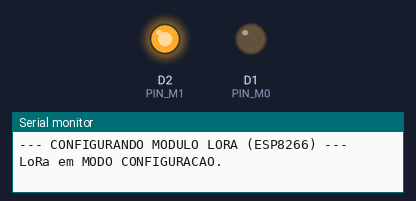
Recording of a sketch running on a simulated ESP8266 (NodeMCU). On the bench: output pins drawn as LEDs (lit = HIGH), the last lines printed to the serial monitor.

Above: at 0.1 s.
At 2.2 s:
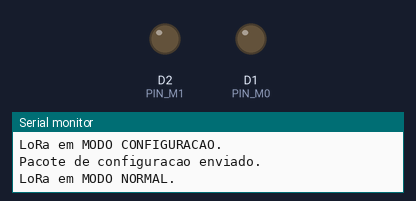
Timing chart, 0 to 3.7 s (numbered marks = the images above):
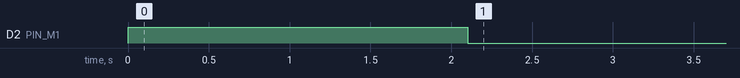

The sketch:

teste_base_esp.ino
```cpp
#include <SoftwareSerial.h>

// Pinos
#define LORA_TX_PIN D6
#define LORA_RX_PIN D7
#define PIN_AUX D5
#define PIN_M0  D1
#define PIN_M1  D2

SoftwareSerial loraSerial(LORA_RX_PIN, LORA_TX_PIN); // RX, TX

// Função para definir o modo do módulo
void setLoraMode(int mode) {
  if (mode == 0) { // Modo Normal
    digitalWrite(PIN_M0, LOW);
    digitalWrite(PIN_M1, LOW);
    Serial.println("LoRa em MODO NORMAL.");
  } else if (mode == 2) { // Modo Configuração
    digitalWrite(PIN_M0, LOW);
    digitalWrite(PIN_M1, HIGH);
    Serial.println("LoRa em MODO CONFIGURACAO.");
  }
}

void setup() {
  Serial.begin(115200);
  while (!Serial) {};

  pinMode(PIN_M0, OUTPUT);
  pinMode(PIN_M1, OUTPUT);
  pinMode(PIN_AUX, INPUT);

  loraSerial.begin(9600); // A configuração é sempre feita a 9600 bps [cite: 327]

  Serial.println("\n--- CONFIGURANDO MODULO LORA (ESP8266) ---");

  // 1. Entra no modo de configuração
  setLoraMode(2);
  delay(100); // Pequena pausa para o módulo trocar de modo

  // 2. Monta o pacote de configuração baseado no manual
  // Comando: C0 (Salvar) + Endereço Inicial (00h) + Tamanho (6 bytes) + Parâmetros...
  byte config_packet[] = {
    0xC0, // Comando: Salvar configuração permanentemente [cite: 328]
    0x00, // Endereço inicial do registro: 00H [cite: 328]
    0x06, // Tamanho: Vamos configurar 6 bytes [cite: 328]
    0x00, // ADDH: Endereço do módulo (Byte alto) = 0 [cite: 335]
    0x00, // ADDL: Endereço do módulo (Byte baixo) = 0 [cite: 335]
    0x00, // NETID: ID da Rede = 0 [cite: 335]
    0x62, // REG0: UART 9600bps, Air Rate 2.4kbps [cite: 339]
    0x00, // REG1: Potência 30dBm (padrão) [cite: 339]
    0x41  // REG2: Canal para 915 MHz [cite: 339]
  };

  // 3. Envia o pacote de configuração pela serial
  loraSerial.write(config_packet, sizeof(config_packet));
  Serial.println("Pacote de configuracao enviado.");

  delay(2000); // Espera o módulo processar e salvar

  // 4. Volta para o modo normal
  setLoraMode(0);
  delay(200);

  Serial.println("--- CONFIGURACAO CONCLUIDA ---");
  Serial.println("ESP8266 pronto para enviar LoRa!");
}

void loop() {
  String mensagem = "Ola Raspberry Pi, aqui eh a Base ESP8266!";

  // Usar write em vez de println para não enviar caracteres extras de nova linha
  loraSerial.write(mensagem.c_str());

  Serial.print("Mensagem enviada: ");
  Serial.println(mensagem);

  delay(5000); // Envia a cada 5 segundos
}
```
